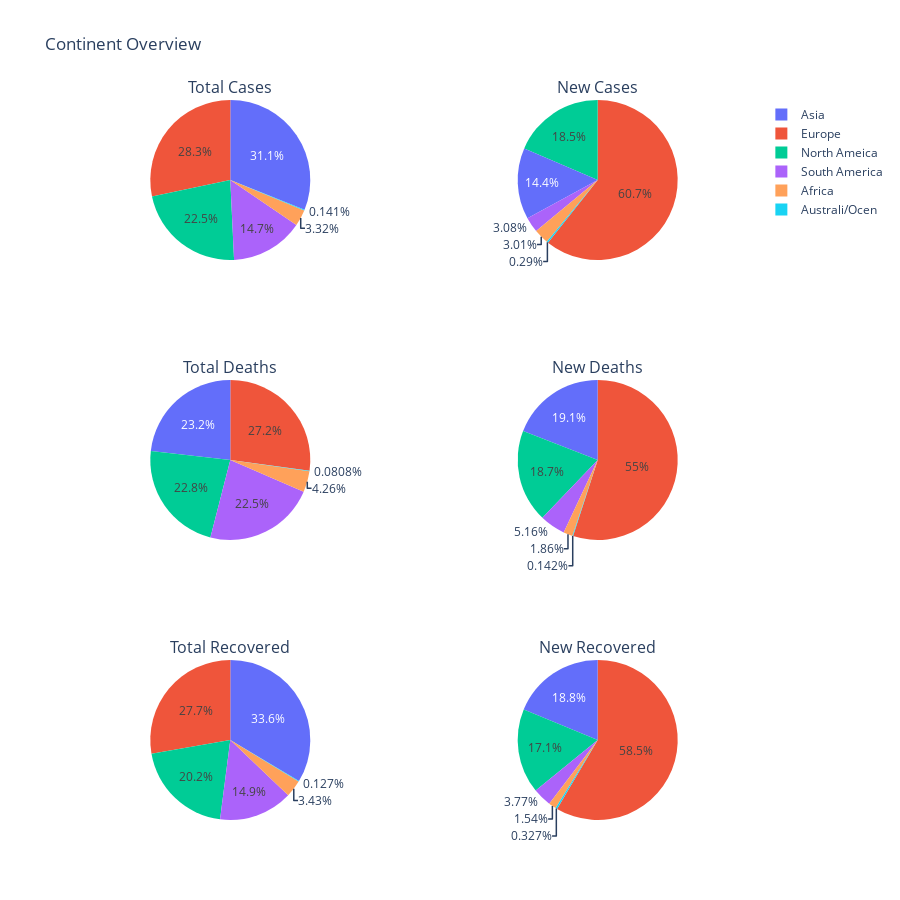

Here is the notebook cell this chart was saved with:
### Markdown cell above
### Tổng quan về tình hình các châu lục
***

### Code cell
continent_plots = prepare_data_for_graph(continent_day_result, day_header[0:17])
labels = continent_plots['Continent']
specs = [[{'type':'domain'}, {'type':'domain'}], [{'type':'domain'}, {'type':'domain'}], [{'type':'domain'}, {'type':'domain'}]]
fig = make_subplots(rows=3, cols=2, specs = specs, subplot_titles=['Total Cases', 'New Cases', 'Total Deaths', 'New Deaths', 'Total Recovered', 'New Recovered'])
fig.add_trace(go.Pie(labels=labels, values=continent_plots['Total Cases']), 1, 1)
fig.add_trace(go.Pie(labels=labels, values=continent_plots['New Cases']), 1, 2)

fig.add_trace(go.Pie(labels=labels, values=continent_plots['Total Deaths']), 2, 1)
fig.add_trace(go.Pie(labels=labels, values=continent_plots['New Deaths']), 2, 2)

fig.add_trace(go.Pie(labels=labels, values=continent_plots['Total Recovered']), 3, 1)
fig.add_trace(go.Pie(labels=labels, values=continent_plots['New Recovered']), 3, 2)

fig.update_layout(height=900, width=900,title_text='Continent Overview')
fig.show()

### Figure 1 — Plotly figure (JSON) as saved in the notebook; plotly's stock layout.template omitted (floating-point values rounded to 4 significant figures)
{"data": [{"domain": {"x": [0, 0.45], "y": [0.7778, 1]}, "labels": ["North Ameica", "Asia", "South America", "Europe", "Africa", "Australi/Ocen"], "type": "pie", "values": [834441750, 1153840887, 546805148, 1050597407, 123271500, 5242858]}, {"domain": {"x": [0.55, 1], "y": [0.7778, 1]}, "labels": ["North Ameica", "Asia", "South America", "Europe", "Africa", "Australi/Ocen"], "type": "pie", "values": [1494673, 1162477, 248206, 4893967, 242710, 23379]}, {"domain": {"x": [0, 0.45], "y": [0.3889, 0.6111]}, "labels": ["North Ameica", "Asia", "South America", "Europe", "Africa", "Australi/Ocen"], "type": "pie", "values": [16797510, 17076963, 16567358, 20008024, 3138079, 59539]}, {"domain": {"x": [0.55, 1], "y": [0.3889, 0.6111]}, "labels": ["North Ameica", "Asia", "South America", "Europe", "Africa", "Australi/Ocen"], "type": "pie", "values": [18033, 18395, 4962, 52910, 1791, 137]}, {"domain": {"x": [0, 0.45], "y": [0, 0.2222]}, "labels": ["North Ameica", "Asia", "South America", "Europe", "Africa", "Australi/Ocen"], "type": "pie", "values": [671573396, 1115540328, 495733917, 922084822, 114066428, 4215709]}, {"domain": {"x": [0.55, 1], "y": [0, 0.2222]}, "labels": ["North Ameica", "Asia", "South America", "Europe", "Africa", "Australi/Ocen"], "type": "pie", "values": [1048838, 1152745, 231136, 3588960, 94543, 20059]}], "layout": {"annotations": [{"font": {"size": 16}, "showarrow": false, "text": "Total Cases", "x": 0.225, "xanchor": "center", "xref": "paper", "y": 1, "yanchor": "bottom", "yref": "paper"}, {"font": {"size": 16}, "showarrow": false, "text": "New Cases", "x": 0.775, "xanchor": "center", "xref": "paper", "y": 1, "yanchor": "bottom", "yref": "paper"}, {"font": {"size": 16}, "showarrow": false, "text": "Total Deaths", "x": 0.225, "xanchor": "center", "xref": "paper", "y": 0.6111, "yanchor": "bottom", "yref": "paper"}, {"font": {"size": 16}, "showarrow": false, "text": "New Deaths", "x": 0.775, "xanchor": "center", "xref": "paper", "y": 0.6111, "yanchor": "bottom", "yref": "paper"}, {"font": {"size": 16}, "showarrow": false, "text": "Total Recovered", "x": 0.225, "xanchor": "center", "xref": "paper", "y": 0.2222, "yanchor": "bottom", "yref": "paper"}, {"font": {"size": 16}, "showarrow": false, "text": "New Recovered", "x": 0.775, "xanchor": "center", "xref": "paper", "y": 0.2222, "yanchor": "bottom", "yref": "paper"}], "height": 900, "title": {"text": "Continent Overview"}, "width": 900}}
